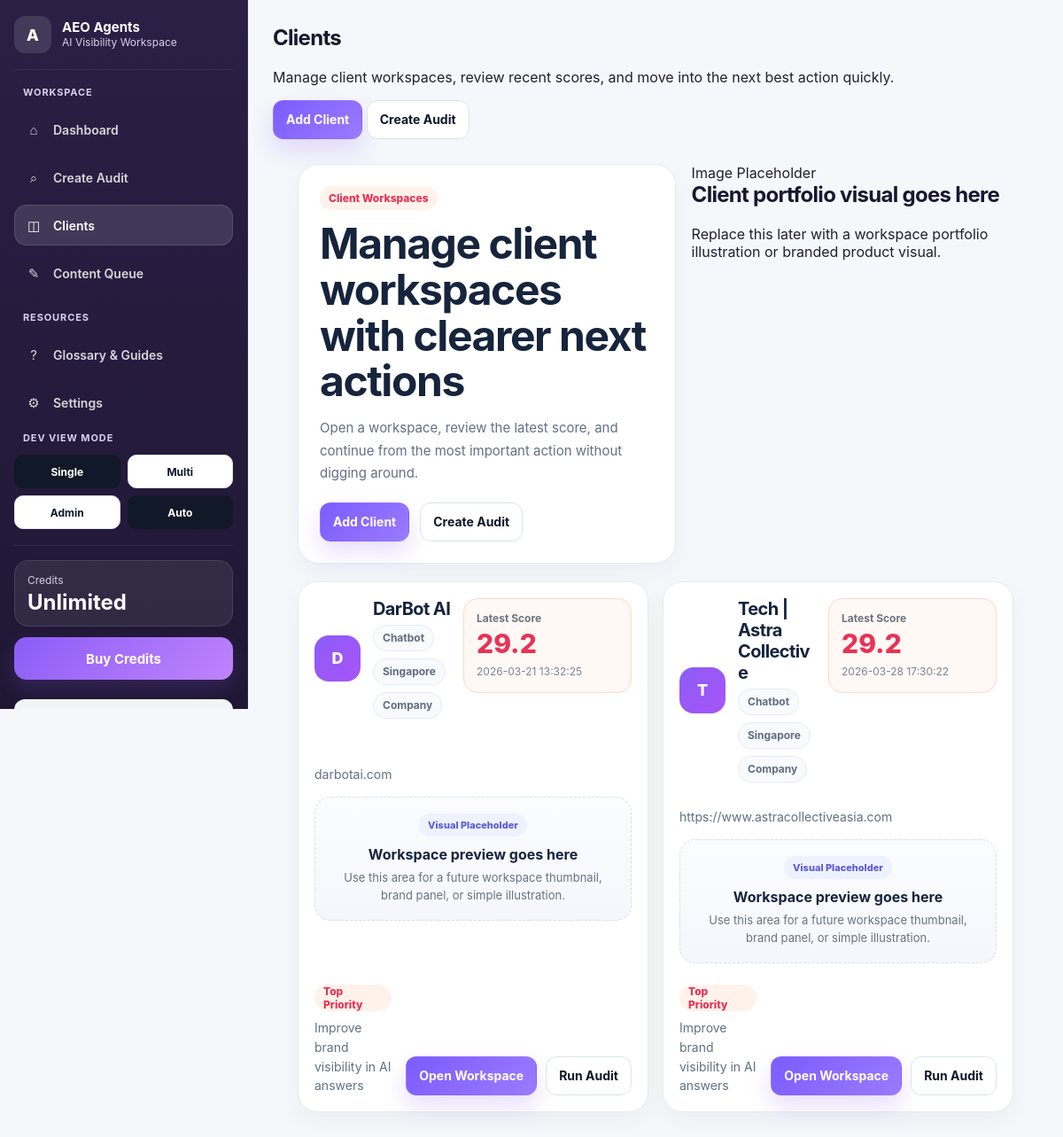
Page /clients (signed in) on the earlier database version.
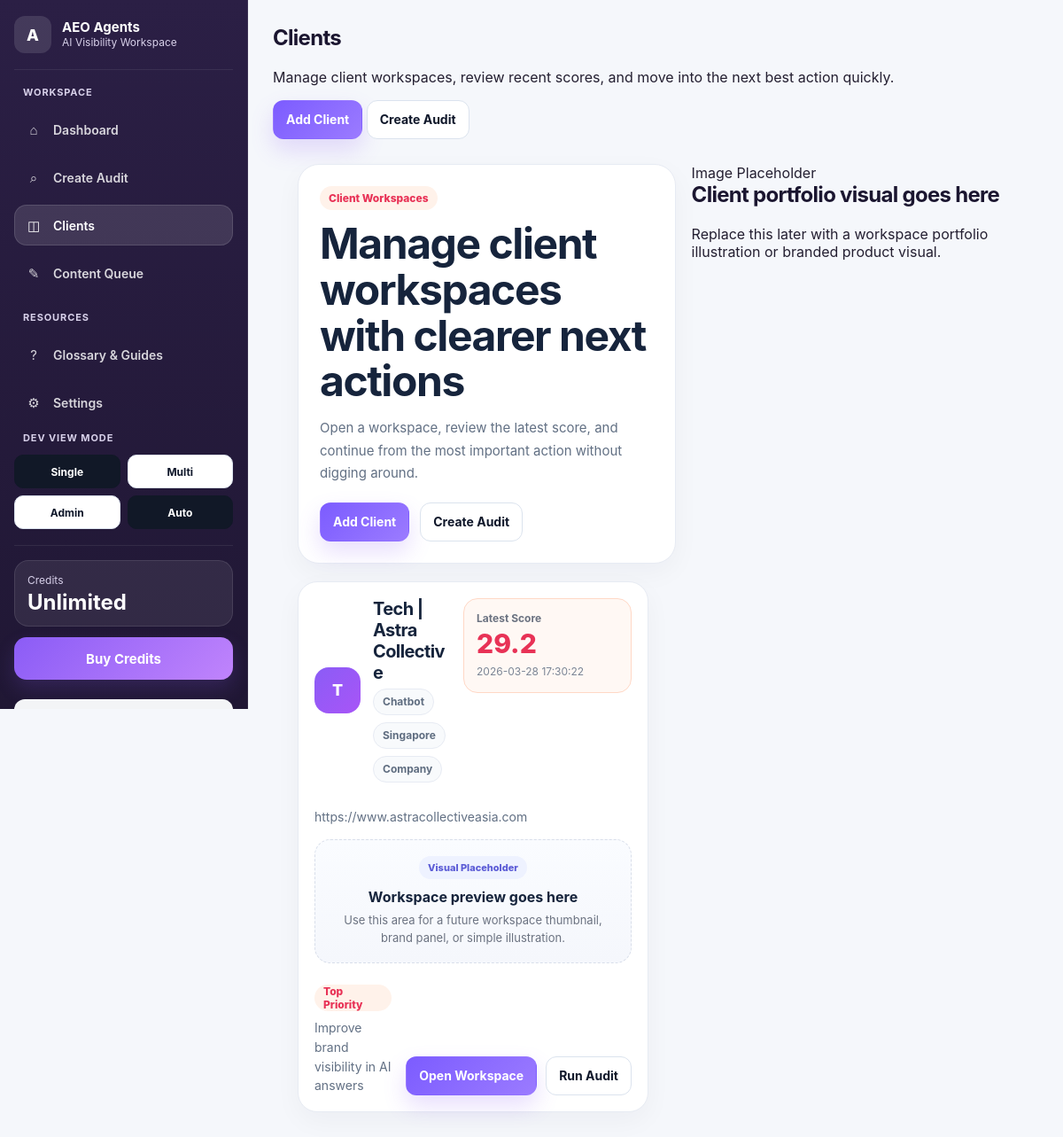
Same page on the later database version.
### app.py (models this page shows)
class Client(db.Model):
    __tablename__ = "clients"
    id = db.Column(db.Integer, primary_key=True)
    slug = db.Column(db.String(255), nullable=False, index=True)
    user_id = db.Column(db.Integer, db.ForeignKey("users.id"), nullable=False, index=True)
    name = db.Column(db.String(255), nullable=False)
    website = db.Column(db.String(500), nullable=False)
    website_normalized = db.Column(db.String(500), nullable=False, index=True)
    industry = db.Column(db.String(255), nullable=True)
    location = db.Column(db.String(255), nullable=True)
    owner_type = db.Column(db.String(100), nullable=False, default="company")
    notes = db.Column(db.Text, nullable=True)
    created_at = db.Column(db.DateTime, default=datetime.utcnow, nullable=False)
    updated_at = db.Column(db.DateTime, default=datetime.utcnow, onupdate=datetime.utcnow, nullable=False)
    __table_args__ = (
        db.UniqueConstraint("user_id", "slug", name="uq_clients_user_slug"),
    )

### app.py (the view)
@app.route("/clients")
@login_required
def clients_page():
    return render_template(
        "clients.html",
        clients=build_client_views(),
        view_mode=get_view_mode(current_user),
        focused_client=get_focused_client_for_user(current_user),
    )

### templates/clients.html (shortened to what this page needs)
{% extends "base.html" %}
{% block content %}
<div class="clients-page-shell">
    <section class="clients-page-hero">
        <div class="clients-page-copy">
            <span class="clients-page-kicker">Client Workspaces</span>
            <h1>Manage client workspaces with clearer next actions</h1>
            <p>
                Open a workspace, review the latest score, and continue from the most important action without digging around.
            </p>
            <div class="clients-page-actions">
                <a href="{{ url_for('create_client') }}" class="btn btn-primary">Add Client</a>
                <a href="{{ url_for('new_audit') }}" class="btn btn-secondary">Create Audit</a>
            </div>
        </div>
        <div class="visual-placeholder visual-placeholder--soft clients-page-hero-visual">
            <div class="visual-placeholder-content">
                <span class="visual-placeholder-kicker">Image Placeholder</span>
                <h2 class="visual-placeholder-title">Client portfolio visual goes here</h2>
                <p class="visual-placeholder-text">
                    Replace this later with a workspace portfolio illustration or branded product visual.
                </p>
            </div>
        </div>
    </section>
    {% if clients %}
        <section class="clients-grid-upgraded">
            {% for client in clients %}
            {% set latest = client.latest_audit if client.latest_audit is defined else none %}
            {% set recommended_actions = client.recommended_actions if client.recommended_actions is defined else [] %}
            {% set top_action = recommended_actions[0] if recommended_actions else none %}
            <article class="client-card-upgraded">
                <div class="client-card-top">
                    <div class="client-card-identity">
                        <div class="client-card-mark">
                            {{ (client.name[0] if client.name else "C")|upper }}
                        </div>
                        <div class="client-card-copy">
                            <h3>{{ client.name or "Untitled Client" }}</h3>
                            <div class="client-card-meta">
                                {% if client.industry %}<span>{{ client.industry }}</span>{% endif %}
                                {% if client.location %}<span>{{ client.location }}</span>{% endif %}
                                {% if client.owner_type %}<span>{{ client.owner_type|capitalize }}</span>{% endif %}
                            </div>
                        </div>
                    </div>
                    <div class="client-card-score-block">
                        <span>Latest Score</span>
                        <strong>{{ latest.normalized_score if latest else "—" }}</strong>
                        <small>
                            {% if latest %}
                                {{ latest.saved_at|pretty_datetime if latest.saved_at else "Latest audit available" }}
                            {% else %}
                                No audit yet
                            {% endif %}
                        </small>
                    </div>
                </div>
                <div class="client-card-body">
                    <p class="client-card-site">
                        {{ client.website if client.website else "Website not added yet" }}
                    </p>
                    <div class="client-card-mini-placeholder">
                        <div class="client-card-mini-placeholder-inner">
                            <span class="mini-placeholder-badge">Visual Placeholder</span>
                            <strong>Workspace preview goes here</strong>
                            <p>Use this area for a future workspace thumbnail, brand panel, or simple illustration.</p>
                        </div>
                    </div>
                </div>
                <div class="client-card-footer">
                    <div class="client-card-status">
                        {% if latest and top_action %}
                            <span class="client-status-pill client-status-pill--warm">Top Priority</span>
                            <p>{{ top_action.title }}</p>
                        {% elif latest %}
                            <span class="client-status-pill client-status-pill--neutral">Audit Ready</span>
                            <p>Review visibility, actions, and content opportunities.</p>
                        {% else %}
                            <span class="client-status-pill client-status-pill--soft">Needs First Audit</span>
                            <p>Create the first audit to unlock scores and recommendations.</p>
                        {% endif %}
                    </div>
                    <div class="client-card-actions">
                        <a href="{{ url_for('client_detail', client_id=client.id) }}" class="btn btn-primary">Open Workspace</a>
                        <a href="{{ url_for('run_client_audit', client_id=client.id) }}" class="btn btn-secondary">Run Audit</a>
                    </div>
                </div>
            </article>
            {% endfor %}
        </section>
    {% endif %}
</div>
{% endblock %}

### templates/base.html (shortened to what this page needs)
<!DOCTYPE html>
<html lang="en">
<head>
    <link rel="stylesheet" href="{{ url_for('static', filename='styles-v2.1.css') }}">
</head>
<body>
    {% set current_endpoint = request.endpoint if request and request.endpoint else '' %}
    {% set is_admin_user = current_user.is_authenticated and (current_user.email == "pypteltd@gmail.com" or current_user.role == "admin") %}
    <div class="app-shell">
        <aside class="app-sidebar" id="appSidebar" aria-label="Sidebar navigation">
            <div class="sidebar-inner">
                <div class="sidebar-brand">
                    <a href="{{ url_for('index') }}" class="brand-link">
                        <div class="brand-mark">A</div>
                        <div class="brand-copy">
                            <strong>AEO Agents</strong>
                            <span>AI Visibility Workspace</span>
                        </div>
                    </a>
                </div>
                <nav class="sidebar-nav">
                    {% if view_mode == "single" %}
                        {% include "sidebar_single.html" %}
                    {% elif view_mode == "multi" %}
                        {% include "sidebar_multi.html" %}
                    {% elif view_mode == "admin" %}
                        {% include "sidebar_admin.html" %}
                    {% else %}
                        {% include "sidebar_single.html" %}
                    {% endif %}
                </nav>
                {% if is_admin_user %}
                <div class="nav-group dev-view-switcher">
                    <div class="nav-label">Dev View Mode</div>
                    <div class="dev-view-buttons">
                        <a
                            href="{{ url_for('dev_set_view_mode', mode='single') }}"
                            class="dev-view-btn {% if view_mode == 'single' %}active{% endif %}"
                        >
                            Single
                        </a>
                        <a
                            href="{{ url_for('dev_set_view_mode', mode='multi') }}"
                            class="dev-view-btn {% if view_mode == 'multi' %}active{% endif %}"
                        >
                            Multi
                        </a>
                        <a
                            href="{{ url_for('dev_set_view_mode', mode='admin') }}"
                            class="dev-view-btn {% if view_mode == 'admin' %}active{% endif %}"
                        >
                            Admin
                        </a>
                        <a
                            href="{{ url_for('dev_set_view_mode', mode='auto') }}"
                            class="dev-view-btn {% if not session.get('dev_view_mode') %}active{% endif %}"
                        >
                            Auto
                        </a>
                    </div>
                </div>
                {% endif %}
                <div class="sidebar-footer">
                    <div class="sidebar-wallet">
                        <span>Credits</span>
                        <strong>{{ wallet_balance if wallet_balance is defined else 14 }}</strong>
                    </div>
                    <a
                        href="{{ url_for('pricing_page') }}"
                        class="sidebar-buy-btn {% if current_endpoint == 'pricing_page' %}active{% endif %}"
                    >
                        Buy Credits
                    </a>
                    <a
                        href="{{ url_for('logout') }}"
                        class="sidebar-logout-btn"
                    >
                    </a>
                </div>
            </div>
        </aside>
        <main class="app-main">
            <div class="app-content">
            {% if page_header_content|trim %}
                <section class="page-header">
                    {{ page_header_content }}
                </section>
            {% endif %}
                <section class="page-body-shell">
                    {% block content %}{% endblock %}
                </section>
            </div>
        </main>
    </div>
</body>
</html>

### templates/sidebar_single.html
<div class="nav-group">
    <div class="nav-label">Workspace</div>
    <a href="{{ url_for('index') }}" class="nav-item {% if current_endpoint in ['index', 'dashboard'] %}active{% endif %}">
        <span class="nav-icon">⌂</span>
        <span class="nav-text">Dashboard</span>
    </a>
    <a href="{{ url_for('new_audit') }}" class="nav-item {% if current_endpoint in ['new_audit', 'start_audit'] %}active{% endif %}">
        <span class="nav-icon">⌕</span>
        <span class="nav-text">Create Audit</span>
    </a>
    <a href="{{ url_for('clients_page') }}" class="nav-item {% if current_endpoint == 'clients_page' %}active{% endif %}">
        <span class="nav-icon">◫</span>
        <span class="nav-text">Clients</span>
    </a>
    <a href="{{ url_for('content_queue_page') }}" class="nav-item {% if current_endpoint == 'content_queue_page' %}active{% endif %}">
        <span class="nav-icon">✎</span>
        <span class="nav-text">Content Queue</span>
    </a>
</div>
<div class="nav-group">
    <div class="nav-label">Resources</div>
    <a href="{{ url_for('help_page') }}" class="nav-item {% if current_endpoint == 'help_page' %}active{% endif %}">
        <span class="nav-icon">?</span>
        <span class="nav-text">Glossary & Guides</span>
    </a>
    <a href="{{ url_for('settings_page') }}" class="nav-item {% if current_endpoint == 'settings_page' %}active{% endif %}">
        <span class="nav-icon">⚙</span>
        <span class="nav-text">Settings</span>
    </a>
</div>

Differences in the rows shown:
removed Client: name "D", name "DarBot AI", industry "Chatbot", location "Singapore", owner_type "Company", normalized_score "29.2", saved_at|pretty_datetime "2026-03-21 13:32:25", website "darbotai.com", title "Improve brand visibility in AI answers"
